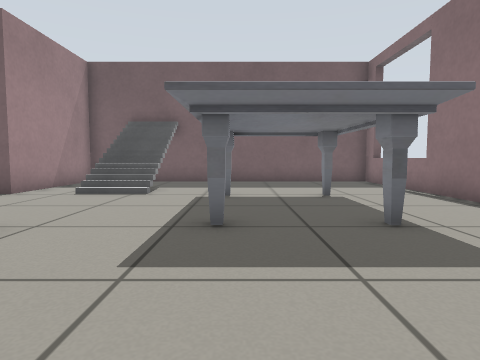
view 1 (above)

17 first-person views from a walk through a Gazebo world. The camera is 0.5 m above the floor, tilts 4° down and sees 75° across. The floor is counted in squares, 0.5 m on a side. Each view is taken from the middle of a square. On the plan, view 1 faces up. The plan holds only what a view shows up to about 12 squares ahead; the rest is blank. Robots are left out.

view 2
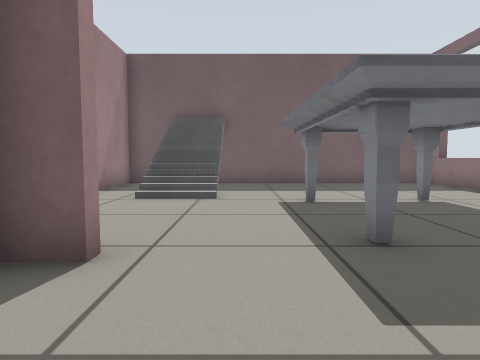

view 3
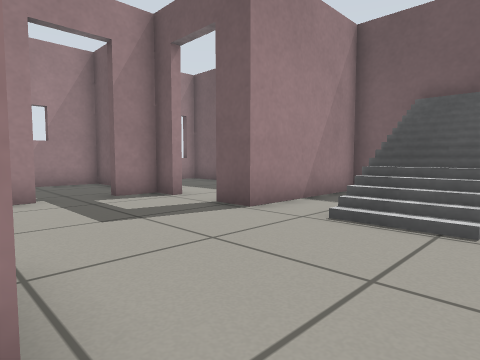

view 4
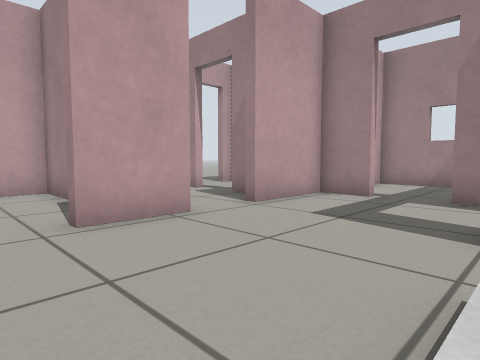

view 5
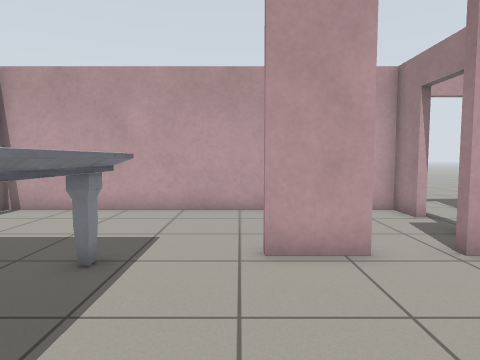

view 6
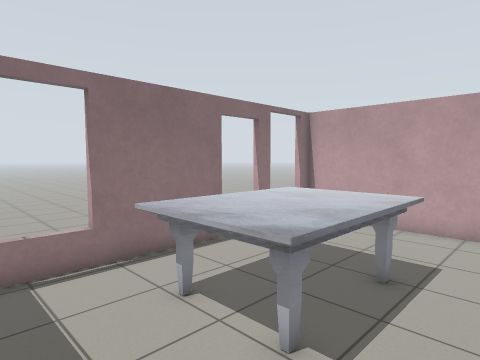

view 7
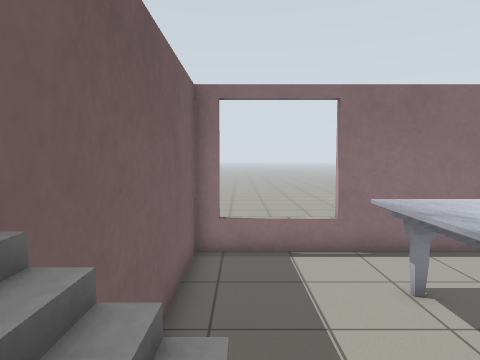

view 8
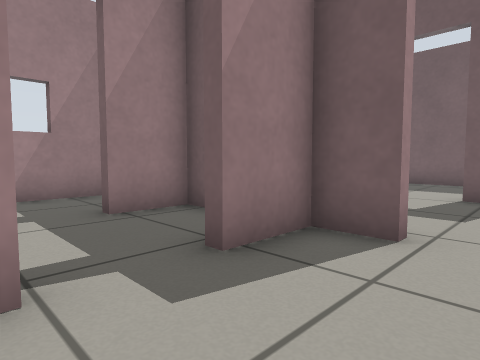

view 9
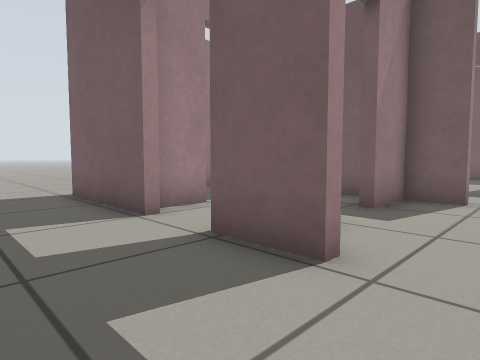

view 10
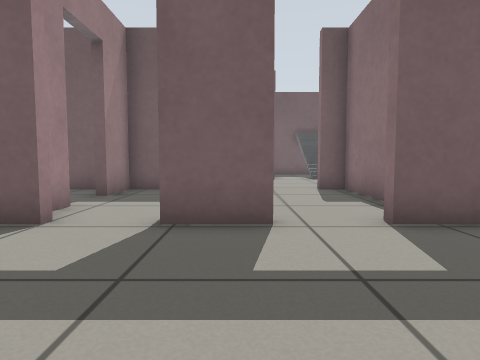

view 11
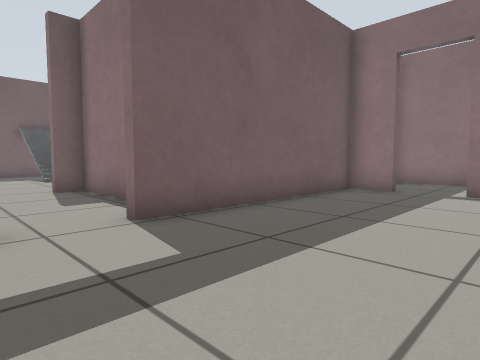

view 12
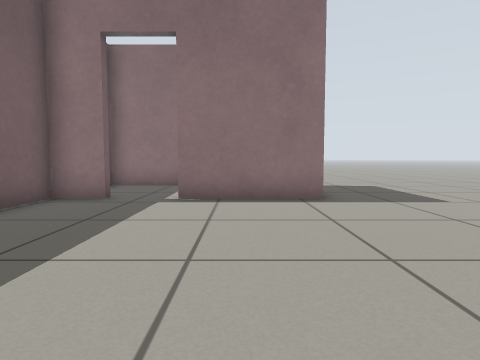

view 13
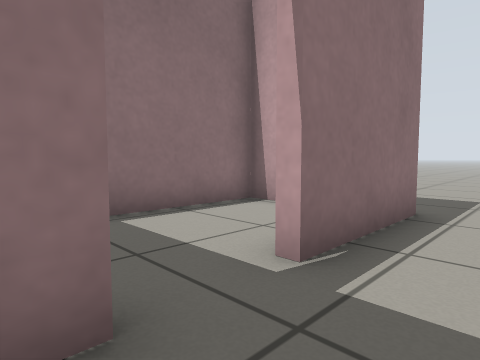

view 14
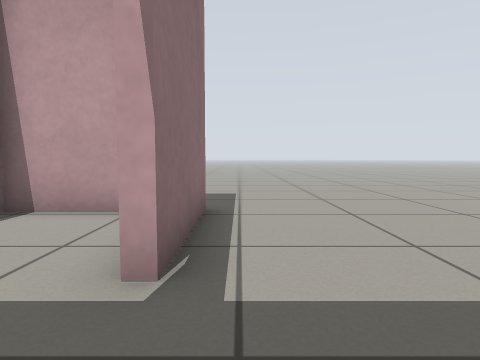

view 15
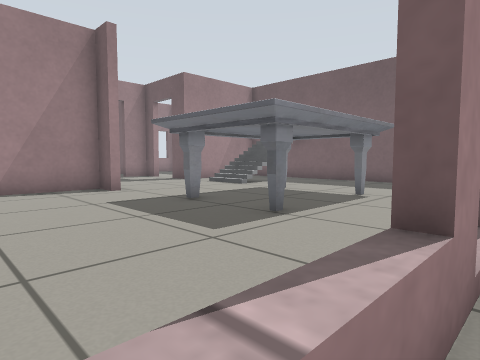

view 16
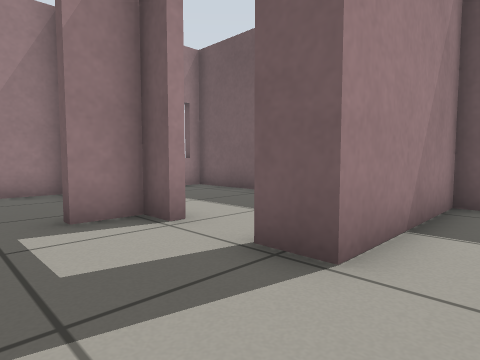

view 17
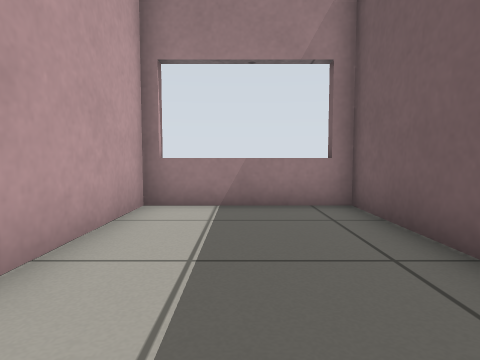

### Floor plan
Points are (right, up) in squares from view 1. A wall is a line through its corners. A room is listed if a view was taken in it or the views show most of it. See-through windows are left out.
Room 1 (views 1, 2, 3, 4, 5, 6, 7, 8, 16)
walls: (-3.4, 3.9) (-4.4, 3.9) (-4.4, -1) (5.4, -1); (-5.5, 4.2) (-3.4, 4.2); (-4.7, 1.1) (-4.7, 3.9); (-7.2, 3.9) (-8.5, 3.9) (-8.5, 2.2); (5.4, 4.5) (5.4, 13.4) (-6.4, 13.4) (-6.4, 8.7) (-7.5, 8.7); (-9.1, 8.7) (-10.1, 8.7) (-10.1, 7.4); (-10.1, 5.7) (-10.1, 4.2) (-7.2, 4.2); (-8.5, 0.4) (-8.5, -1) (-7.6, -1)
ways out: open door at (-6.5, -1) to room 2; opening at (5, 3.5) to room 3; open door at (-8.5, 9) to room 4; open door at (-10, 6.5) to room 5; open door at (-9, 1.5) to room 7
objects: table (-1, 4) to (3, 9)
Room 2 (views 9, 10, 11, 12, 13, 14)
walls: (-7.4, -1.3) (-9.2, -1.3); (-10.9, -1.3) (-14.9, -1.3); (1.7, -2.8) (1.7, -1.3) (-5.7, -1.3); (1.7, -8.1) (1.7, -4.4)
ways out: open door at (-6.5, -1) to room 1; open door at (2, -3.5) to room 6; open door at (-10.5, -1) to room 7
Room 3 (view 15)
walls: (5.2, 9) (5.7, 9)
low walls: (5.7, 2.6) (5.7, 0.5); (5.8, 1.8) (5.2, 1.8)
ways out: opening at (5, 3.5) to room 1
Room 4 (view 17)
walls: (-8.1, 13.4) (-14.5, 13.4) (-14.5, 9) (-10.5, 9)
ways out: open door at (-8.5, 9) to room 1
Room 5 (no view inside)
walls: (-13.2, 8.7) (-14.5, 8.7) (-14.5, 4.2) (-14, 4.2)
ways out: open door at (-10, 6.5) to room 1
Room 6 (no view inside)
walls: (3.1, -7.7) (5.4, -7.7) (5.4, -1.3)
ways out: open door at (2, -3.5) to room 2
Room 7 (no view inside)
walls: (-11.5, 0.5) (-11.5, -0.8); (-9.5, 3.9) (-11.5, 3.9) (-11.5, 2.1)
ways out: open door at (-9, 1.5) to room 1; open door at (-10.5, -1) to room 2; open door at (-12, 1.5) to room 8
Room 8 (no view inside)
walls: (-14.5, 3.4) (-14.5, 1.4); (-12.5, 3.9) (-13.5, 3.9)
ways out: open door at (-12, 1.5) to room 7

Positions as (right, up) in squares from view 1, and headings:
1: (0, 0), facing up
2: (-2, 1), facing up
3: (-2, 4), facing up-left
4: (-2, 9), facing down-left
5: (-3, 10), facing down
6: (-3, 12), facing down-right
7: (-4, 12), facing right
8: (-6, 0), facing up-left
9: (-6, -4), facing up-left
10: (-8, -6), facing up
11: (-8, -6), facing up-right
12: (-6, -6), facing right
13: (0, -2), facing down-right
14: (1, -2), facing down
15: (6, 0), facing up-left
16: (-5, 6), facing up-left
17: (-8, 11), facing left
